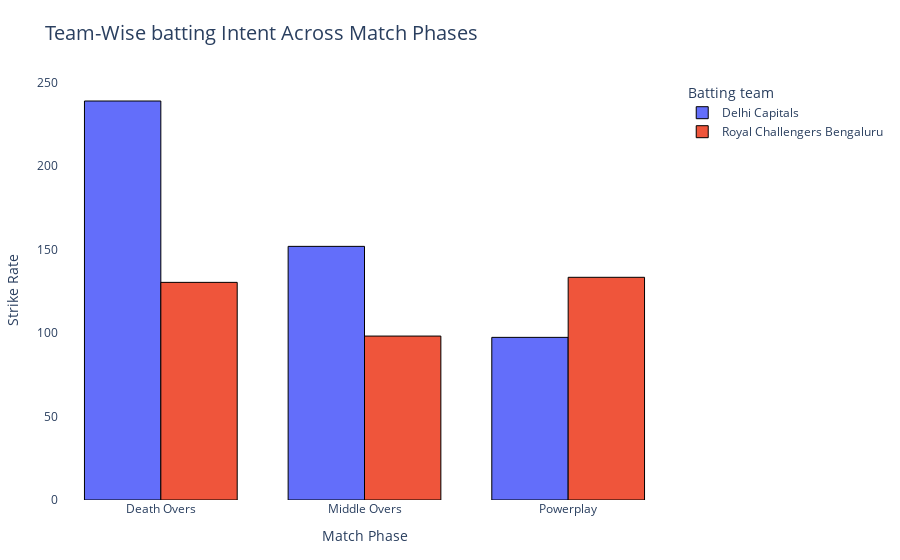

The notebook cell saved with this chart:
### Markdown cell above
## Team wise batting intent across match phases
compare the batting intent of both teams across different match phases using strike rate as a metric

### Code cell
df_copy['batting_team'] = df_copy['team']

team_phase_intent = (
    df_copy.groupby(['batting_team', 'phase'])
    .agg(balls_faced=('runs_batter', 'count'),
         total_runs=('runs_batter', 'sum'))
    .reset_index()
)

team_phase_intent['strike_rate'] = (team_phase_intent['total_runs'] / team_phase_intent['balls_faced']) *100

fig = px.bar(
    team_phase_intent,
    x='phase',
    y='strike_rate',
    color='batting_team',
    barmode='group',
    title =' Team-Wise batting Intent Across Match Phases',
    labels = {
        'phase': 'Match Phase',
        'strike_rate': 'Strike Rate',
        'batting_team': 'Team'
    },
    hover_data={
        'balls_faced': True,
        'total_runs': True,
        'strike_rate': ':.2f'
    }
)

fig.update_layout(
    xaxis_title = 'Match Phase',
    yaxis_title = 'Strike Rate',
    title_font_size =20,
    legend_title_text = ' Batting team',
    bargap=0.25,
    plot_bgcolor='rgba(0,0,0,0)',
    paper_bgcolor='pink',
    margin=dict(l=40, r=40, t=80, b=60)
)

fig.update_traces(marker_line_width=1, marker_line_color='black')
fig.show()

### Figure 1 — Plotly figure (JSON) as saved in the notebook; plotly's stock layout.template omitted (floating-point values rounded to 4 significant figures)
{"data": [{"alignmentgroup": "True", "customdata": [[18, 43], [54, 82], [38, 37]], "hovertemplate": "Team=Delhi Capitals<br>Match Phase=%{x}<br>Strike Rate=%{y:.2f}<br>balls_faced=%{customdata[0]}<br>total_runs=%{customdata[1]}<extra></extra>", "legendgroup": "Delhi Capitals", "marker": {"color": "#636efa", "line": {"color": "black", "width": 1}, "pattern": {"shape": ""}}, "name": "Delhi Capitals", "offsetgroup": "Delhi Capitals", "orientation": "v", "showlegend": true, "textposition": "auto", "type": "bar", "x": ["Death Overs", "Middle Overs", "Powerplay"], "xaxis": "x", "y": [238.9, 151.9, 97.37], "yaxis": "y"}, {"alignmentgroup": "True", "customdata": [[33, 43], [54, 53], [39, 52]], "hovertemplate": "Team=Royal Challengers Bengaluru<br>Match Phase=%{x}<br>Strike Rate=%{y:.2f}<br>balls_faced=%{customdata[0]}<br>total_runs=%{customdata[1]}<extra></extra>", "legendgroup": "Royal Challengers Bengaluru", "marker": {"color": "#EF553B", "line": {"color": "black", "width": 1}, "pattern": {"shape": ""}}, "name": "Royal Challengers Bengaluru", "offsetgroup": "Royal Challengers Bengaluru", "orientation": "v", "showlegend": true, "textposition": "auto", "type": "bar", "x": ["Death Overs", "Middle Overs", "Powerplay"], "xaxis": "x", "y": [130.3, 98.15, 133.3], "yaxis": "y"}], "layout": {"autosize": true, "bargap": 0.25, "barmode": "group", "legend": {"title": {"text": " Batting team"}, "tracegroupgap": 0}, "margin": {"b": 60, "l": 40, "r": 40, "t": 80}, "paper_bgcolor": "light pink", "plot_bgcolor": "rgba(0, 0, 0, 0)", "title": {"font": {"size": 20}, "text": " Team-Wise batting Intent Across Match Phases"}, "xaxis": {"anchor": "y", "autorange": true, "domain": [0, 1], "range": [-0.5, 2.5], "title": {"text": "Match Phase"}, "type": "category"}, "yaxis": {"anchor": "x", "autorange": true, "domain": [0, 1], "range": [0, 251.5], "title": {"text": "Strike Rate"}, "type": "linear"}}}
